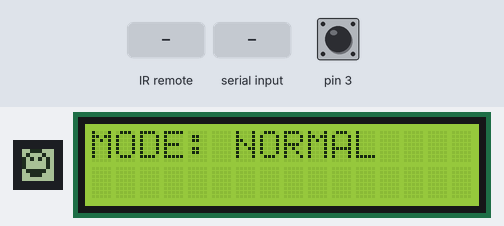
Simulated run of this sketch. Board: Arduino Uno, built with avr-gcc and run on an emulated ATmega328P. Parts: 8×8 one-colour display, 16×2 character LCD. The test bench sets the inputs (shaded band); at power-on: pin 3 HIGH. What the sketch prints to the serial monitor is not drawn.

Above: at 1.3 s.
1.4 s: infrared code 0xA15EFF00 received
At 1.9 s:
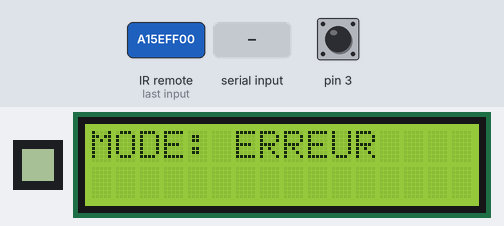
4.0 s: byte 49 ('1') received over Serial
At 4.08 s:
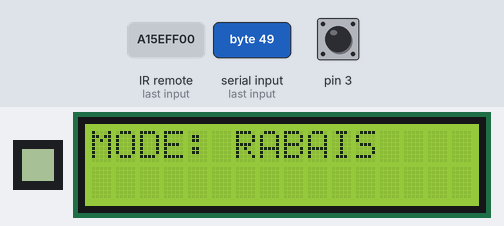
5.7 s: pin 3 pulled LOW for 0.15 s
At 6.0 s:
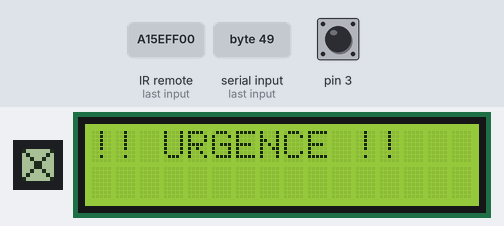
8.8 s: pin 3 pulled LOW for 1 s
At 10.1 s:
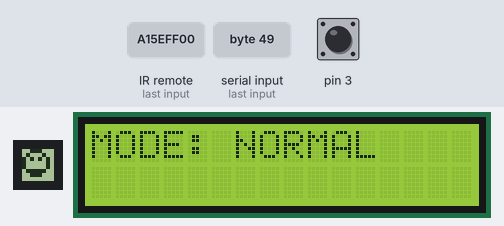
11.3 s: byte 52 ('4') received over Serial
At 11.7 s:
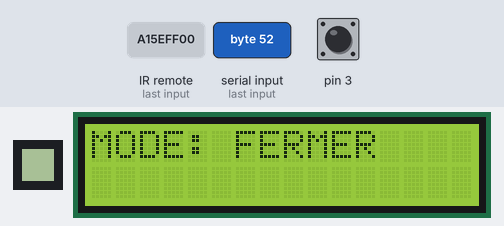
Timing chart, 0 to 13.8 s (numbered marks = the images above; inputs shaded):
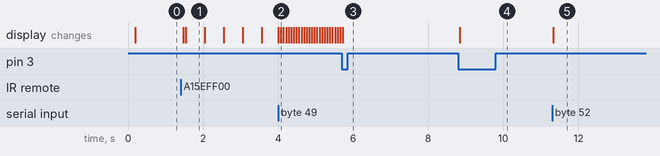

Measured:
- after the input at 1.4 s, the display: first changes after 0.08 s (image 1 shows a later state)
- after the input at 4.0 s, the display: first differs from a run without the input after 0.07 s (image 2)
- after the input at 5.7 s, the display: changes at once (image 3)
- after the input at 8.8 s, the display: changes at once (image 4)
- after the input at 11.3 s, the display: changes at once (image 5)
- what the display in image 1 shows lasts 0.5 s, from 1.5 s to 2.0 s

The sketch:

0sx_labo_06.ino
```cpp
#include "ControleAffichage.h"

ControleAffichage controle(6, 4, 5, 11);

void setup() {
    controle.initialiser(3);
}

void loop() {
    controle.lireCommandes();
    controle.actualiserAffichage();
    delay(50);
}
```

ControleAffichage.cpp
```cpp
#include <Arduino.h>
#include <IRremote.hpp>
#include "ControleAffichage.h"

volatile EtatAffichage ControleAffichage::etatCourant = ETAT_NORMAL;

ControleAffichage::ControleAffichage(int clkPin, int dinPin, int csPin, int irPin)
    : matriceLed(clkPin, dinPin, csPin),
      ecranLcd(0x27, 16, 2),
      brocheIr(irPin) {
}

void ControleAffichage::initialiser(int boutonUrgence) {

    Serial.begin(9600);

    Serial.println("=== LABO 06 PRET ===");
    Serial.println("Commandes disponibles :");
    Serial.println("1 = RABAIS");
    Serial.println("2 = NORMAL");
    Serial.println("3 = ERREUR");
    Serial.println("4 = FERMER");
    Serial.println("Bouton = URGENCE ON/OFF");
    Serial.println("-----------------------");

    matriceLed.begin();

    ecranLcd.begin();
    ecranLcd.backlight();

    IrReceiver.begin(brocheIr);

    pinMode(boutonUrgence, INPUT_PULLUP);

    attachInterrupt(
        digitalPinToInterrupt(boutonUrgence),
        gererUrgence,
        FALLING
    );

    ecranLcd.setCursor(0, 0);
    ecranLcd.print("Labo 06");
}

void ControleAffichage::gererUrgence() {

    static unsigned long dernierAppui = 0;

    unsigned long tempsActuel = millis();

    if (tempsActuel - dernierAppui > 250) {

        if (etatCourant == ETAT_URGENCE) {
            etatCourant = ETAT_NORMAL;
        }
        else {
            etatCourant = ETAT_URGENCE;
        }

        dernierAppui = tempsActuel;
    }
}

void ControleAffichage::lireCommandes() {

    if (etatCourant == ETAT_URGENCE) {

        if (Serial.available()) {
            while (Serial.available()) {
                Serial.read();
            }

            Serial.println("Commande ignoree : mode URGENCE");
        }

        return;
    }

    if (Serial.available()) {

        char commande = Serial.read();

        if (commande == '\n' || commande == '\r') {
            return;
        }

        Serial.print("Commande recue : ");
        Serial.println(commande);

        if (commande == '1') {
            etatCourant = ETAT_RABAIS;
            Serial.println("Mode actif : RABAIS");
        }

        else if (commande == '2') {
            etatCourant = ETAT_NORMAL;
            Serial.println("Mode actif : NORMAL");
        }

        else if (commande == '3') {
            etatCourant = ETAT_ERREUR;
            Serial.println("Mode actif : ERREUR");
        }

        else if (commande == '4') {
            etatCourant = ETAT_FERMER;
            Serial.println("Mode actif : FERMER");
        }

        else {
            Serial.println("Commande inconnue");
            Serial.println("Utilise : 1=Rabais, 2=Normal, 3=Erreur, 4=Fermer");
        }
    }

    if (IrReceiver.decode()) {

        uint32_t codeIr =
            IrReceiver.decodedIRData.decodedRawData;

        Serial.print("Code IR recu : ");
        Serial.println(codeIr, HEX);

        if (codeIr != 0) {

            if (codeIr == 0xF30CFF00) {
                etatCourant = ETAT_RABAIS;
                Serial.println("Mode IR : RABAIS");
            }

            else if (codeIr == 0xE718FF00) {
                etatCourant = ETAT_NORMAL;
                Serial.println("Mode IR : NORMAL");
            }

            else if (codeIr == 0xA15EFF00) {
                etatCourant = ETAT_ERREUR;
                Serial.println("Mode IR : ERREUR");
            }

            else if (codeIr == 0xF708FF00) {
                etatCourant = ETAT_FERMER;
                Serial.println("Mode IR : FERMER");
            }
        }

        IrReceiver.resume();
    }
}

void ControleAffichage::actualiserAffichage() {

    ecranLcd.setCursor(0, 0);

    switch (etatCourant) {

        case ETAT_RABAIS:

            ecranLcd.print("MODE: RABAIS ");
            matriceLed.afficherRabais();

            break;

        case ETAT_NORMAL:

            ecranLcd.print("MODE: NORMAL ");
            matriceLed.afficherNormal();

            break;

        case ETAT_ERREUR:

            ecranLcd.print("MODE: ERREUR ");
            matriceLed.afficherErreur();

            break;

        case ETAT_FERMER:

            ecranLcd.print("MODE: FERMER ");
            matriceLed.eteindre();

            break;

        case ETAT_URGENCE:

            ecranLcd.print("!! URGENCE !!");
            matriceLed.afficherUrgence();

            break;
    }
}
```

ControleAffichage.h
```cpp
#ifndef CONTROLEAFFICHAGE_H
#define CONTROLEAFFICHAGE_H

#include <Arduino.h>
#include <LCD_I2C.h>
#include "MatriceDisplay.h"

enum EtatAffichage {
    ETAT_RABAIS,
    ETAT_NORMAL,
    ETAT_ERREUR,
    ETAT_FERMER,
    ETAT_URGENCE
};

class ControleAffichage {

private:
    MatriceDisplay matriceLed;
    LCD_I2C ecranLcd;

    int brocheIr;

public:
    static volatile EtatAffichage etatCourant;

    ControleAffichage(int clkPin, int dinPin, int csPin, int irPin);

    void initialiser(int boutonUrgence);
    void lireCommandes();
    void actualiserAffichage();

    static void gererUrgence();
};

#endif
```

MatriceDisplay.cpp
```cpp
#include "MatriceDisplay.h"

// Démarre la communication avec la matrice et règle les paramètres de base (contraste, police).
void MatriceDisplay::begin() {
    u8g2.begin();
    u8g2.setContrast(5);
    u8g2.setFont(u8g2_font_4x6_tr);
}

// Affiche et fait défiler le mot "SPECIAL" horizontalement sur la matrice.
void MatriceDisplay::afficherRabais() {
    u8g2.clearBuffer();
    u8g2.drawStr(xOffset, 7, "SPECIAL");
    u8g2.sendBuffer();
    xOffset--;
    if (xOffset < -30) xOffset = 8;
}

// Dessine un visage souriant (tête, yeux, bouche) sur la matrice 8x8.
void MatriceDisplay::afficherNormal() {
    u8g2.clearBuffer();
    u8g2.drawCircle(3, 3, 3);
    u8g2.drawPixel(2, 2);
    u8g2.drawPixel(4, 2);
    u8g2.drawLine(2, 5, 4, 5);
    u8g2.sendBuffer();
}

// Fait clignoter la matrice entière (carré plein) toutes les 500ms.
void MatriceDisplay::afficherErreur() {
    u8g2.clearBuffer();
    if ((millis() / 500) % 2 == 0) {
        u8g2.drawBox(0, 0, 8, 8);
    }
    u8g2.sendBuffer();
}

// Dessine une croix (X) pour signaler un état critique d'urgence.
void MatriceDisplay::afficherUrgence() {
    u8g2.clearBuffer();
    u8g2.drawLine(0, 0, 7, 7);
    u8g2.drawLine(0, 7, 7, 0);
    u8g2.sendBuffer();
}

// Efface tous les pixels de la matrice pour l'éteindre.
void MatriceDisplay::eteindre() {
    u8g2.clearBuffer();
    u8g2.sendBuffer();
}
```

MatriceDisplay.h
```cpp
#ifndef MATRICEDISPLAY_H
#define MATRICEDISPLAY_H

#include <U8g2lib.h>

class MatriceDisplay {
private:
    U8G2_MAX7219_8X8_F_4W_SW_SPI u8g2;

    // Variable pour mémoriser la position horizontale du texte lors de l'animation de défilement.
    int xOffset = 8;

public:
    // Constructeur : initialise l'objet
    MatriceDisplay(int clk, int din, int cs)
        : u8g2(U8G2_R0, clk, din, cs, U8X8_PIN_NONE, U8X8_PIN_NONE) {}
    void begin();
    void afficherRabais();
    void afficherNormal();
    void afficherErreur();
    void afficherUrgence();
    void eteindre();
};

#endif
```
